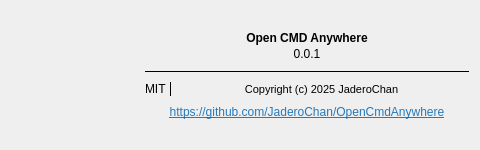
<?xml version="1.0" encoding="UTF-8"?>
<ui version="4.0">
 <class>AboutDialog</class>
 <widget class="QDialog" name="AboutDialog">
  <property name="geometry">
   <rect>
    <x>0</x>
    <y>0</y>
    <width>480</width>
    <height>150</height>
   </rect>
  </property>
  <property name="sizePolicy">
   <sizepolicy hsizetype="Fixed" vsizetype="Fixed">
    <horstretch>0</horstretch>
    <verstretch>0</verstretch>
   </sizepolicy>
  </property>
  <property name="minimumSize">
   <size>
    <width>480</width>
    <height>150</height>
   </size>
  </property>
  <property name="maximumSize">
   <size>
    <width>480</width>
    <height>150</height>
   </size>
  </property>
  <property name="font">
   <font>
    <stylestrategy>PreferAntialias</stylestrategy>
   </font>
  </property>
  <property name="windowTitle">
   <string>AboutDialog</string>
  </property>
  <layout class="QVBoxLayout" name="verticalLayout">
   <item>
    <widget class="QWidget" name="widget" native="true">
     <layout class="QHBoxLayout" name="horizontalLayout">
      <property name="leftMargin">
       <number>0</number>
      </property>
      <property name="topMargin">
       <number>0</number>
      </property>
      <property name="rightMargin">
       <number>0</number>
      </property>
      <property name="bottomMargin">
       <number>0</number>
      </property>
      <item>
       <widget class="QLabel" name="icon">
        <property name="minimumSize">
         <size>
          <width>128</width>
          <height>128</height>
         </size>
        </property>
        <property name="maximumSize">
         <size>
          <width>128</width>
          <height>128</height>
         </size>
        </property>
        <property name="text">
         <string/>
        </property>
        <property name="pixmap">
         <pixmap resource="../../resources/app.qrc">:/icons/app_512.png</pixmap>
        </property>
        <property name="scaledContents">
         <bool>true</bool>
        </property>
       </widget>
      </item>
      <item>
       <widget class="QWidget" name="widget_2" native="true">
        <property name="sizePolicy">
         <sizepolicy hsizetype="Preferred" vsizetype="Fixed">
          <horstretch>0</horstretch>
          <verstretch>0</verstretch>
         </sizepolicy>
        </property>
        <layout class="QVBoxLayout" name="verticalLayout_2">
         <property name="spacing">
          <number>9</number>
         </property>
         <property name="leftMargin">
          <number>0</number>
         </property>
         <property name="topMargin">
          <number>0</number>
         </property>
         <property name="rightMargin">
          <number>0</number>
         </property>
         <property name="bottomMargin">
          <number>0</number>
         </property>
         <item>
          <spacer name="verticalSpacer_3">
           <property name="orientation">
            <enum>Qt::Vertical</enum>
           </property>
           <property name="sizeHint" stdset="0">
            <size>
             <width>20</width>
             <height>40</height>
            </size>
           </property>
          </spacer>
         </item>
         <item>
          <widget class="QWidget" name="widget_4" native="true">
           <property name="sizePolicy">
            <sizepolicy hsizetype="Preferred" vsizetype="Fixed">
             <horstretch>0</horstretch>
             <verstretch>0</verstretch>
            </sizepolicy>
           </property>
           <layout class="QVBoxLayout" name="verticalLayout_3">
            <property name="spacing">
             <number>2</number>
            </property>
            <property name="leftMargin">
             <number>0</number>
            </property>
            <property name="topMargin">
             <number>0</number>
            </property>
            <property name="rightMargin">
             <number>0</number>
            </property>
            <property name="bottomMargin">
             <number>0</number>
            </property>
            <item>
             <widget class="QLabel" name="titleLbl">
              <property name="sizePolicy">
               <sizepolicy hsizetype="Preferred" vsizetype="Fixed">
                <horstretch>0</horstretch>
                <verstretch>0</verstretch>
               </sizepolicy>
              </property>
              <property name="font">
               <font>
                <bold>true</bold>
                <stylestrategy>PreferAntialias</stylestrategy>
               </font>
              </property>
              <property name="text">
               <string>Open CMD Anywhere</string>
              </property>
              <property name="alignment">
               <set>Qt::AlignCenter</set>
              </property>
             </widget>
            </item>
            <item>
             <widget class="QLabel" name="versionLbl">
              <property name="sizePolicy">
               <sizepolicy hsizetype="Preferred" vsizetype="Fixed">
                <horstretch>0</horstretch>
                <verstretch>0</verstretch>
               </sizepolicy>
              </property>
              <property name="text">
               <string>0.0.1</string>
              </property>
              <property name="alignment">
               <set>Qt::AlignCenter</set>
              </property>
             </widget>
            </item>
           </layout>
          </widget>
         </item>
         <item>
          <widget class="Line" name="line">
           <property name="frameShadow">
            <enum>QFrame::Plain</enum>
           </property>
           <property name="orientation">
            <enum>Qt::Horizontal</enum>
           </property>
          </widget>
         </item>
         <item>
          <widget class="QWidget" name="widget_6" native="true">
           <property name="sizePolicy">
            <sizepolicy hsizetype="Preferred" vsizetype="Fixed">
             <horstretch>0</horstretch>
             <verstretch>0</verstretch>
            </sizepolicy>
           </property>
           <layout class="QHBoxLayout" name="horizontalLayout_2">
            <property name="spacing">
             <number>2</number>
            </property>
            <property name="leftMargin">
             <number>0</number>
            </property>
            <property name="topMargin">
             <number>0</number>
            </property>
            <property name="rightMargin">
             <number>0</number>
            </property>
            <property name="bottomMargin">
             <number>0</number>
            </property>
            <item>
             <widget class="QLabel" name="licenseLbl">
              <property name="sizePolicy">
               <sizepolicy hsizetype="Fixed" vsizetype="Preferred">
                <horstretch>0</horstretch>
                <verstretch>0</verstretch>
               </sizepolicy>
              </property>
              <property name="text">
               <string>MIT</string>
              </property>
             </widget>
            </item>
            <item>
             <widget class="Line" name="line_2">
              <property name="frameShadow">
               <enum>QFrame::Plain</enum>
              </property>
              <property name="orientation">
               <enum>Qt::Vertical</enum>
              </property>
             </widget>
            </item>
            <item>
             <widget class="QLabel" name="copyrightLbl">
              <property name="font">
               <font>
                <pointsize>8</pointsize>
                <stylestrategy>PreferAntialias</stylestrategy>
               </font>
              </property>
              <property name="text">
               <string>Copyright (c) 2025 JaderoChan</string>
              </property>
              <property name="alignment">
               <set>Qt::AlignCenter</set>
              </property>
             </widget>
            </item>
           </layout>
          </widget>
         </item>
         <item>
          <widget class="QWidget" name="widget_3" native="true">
           <layout class="QHBoxLayout" name="horizontalLayout_3">
            <property name="spacing">
             <number>2</number>
            </property>
            <property name="leftMargin">
             <number>0</number>
            </property>
            <property name="topMargin">
             <number>0</number>
            </property>
            <property name="rightMargin">
             <number>0</number>
            </property>
            <property name="bottomMargin">
             <number>0</number>
            </property>
            <item>
             <widget class="QLabel" name="urlLbl">
              <property name="text">
               <string>&lt;html&gt;&lt;head/&gt;&lt;body&gt;&lt;p&gt;&lt;a href=&quot;https://github.com/JaderoChan/EasyLinks&quot;&gt;&lt;span style=&quot; text-decoration: underline; color:rgba(0,100,180,216);&quot;&gt;https://github.com/JaderoChan/OpenCmdAnywhere&lt;/span&gt;&lt;/a&gt;&lt;/p&gt;&lt;/body&gt;&lt;/html&gt;</string>
              </property>
              <property name="alignment">
               <set>Qt::AlignCenter</set>
              </property>
              <property name="openExternalLinks">
               <bool>true</bool>
              </property>
             </widget>
            </item>
           </layout>
          </widget>
         </item>
         <item>
          <spacer name="verticalSpacer">
           <property name="orientation">
            <enum>Qt::Vertical</enum>
           </property>
           <property name="sizeHint" stdset="0">
            <size>
             <width>20</width>
             <height>40</height>
            </size>
           </property>
          </spacer>
         </item>
        </layout>
       </widget>
      </item>
     </layout>
    </widget>
   </item>
  </layout>
 </widget>
 <resources>
  <include location="../../resources/app.qrc"/>
 </resources>
 <connections/>
</ui>
